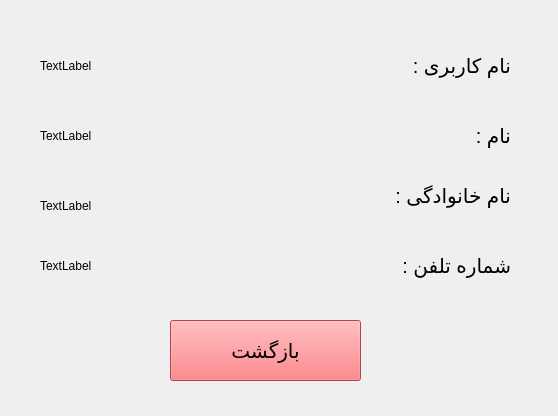
<?xml version="1.0" encoding="UTF-8"?>
<ui version="4.0">
 <class>UserInformationPage</class>
 <widget class="QWidget" name="UserInformationPage">
  <property name="geometry">
   <rect>
    <x>0</x>
    <y>0</y>
    <width>558</width>
    <height>416</height>
   </rect>
  </property>
  <property name="windowTitle">
   <string>Form</string>
  </property>
  <widget class="QLabel" name="label">
   <property name="geometry">
    <rect>
     <x>460</x>
     <y>110</y>
     <width>51</width>
     <height>51</height>
    </rect>
   </property>
   <property name="font">
    <font>
     <pointsize>15</pointsize>
    </font>
   </property>
   <property name="text">
    <string>نام :</string>
   </property>
  </widget>
  <widget class="QLabel" name="label_2">
   <property name="geometry">
    <rect>
     <x>360</x>
     <y>170</y>
     <width>151</width>
     <height>51</height>
    </rect>
   </property>
   <property name="font">
    <font>
     <pointsize>15</pointsize>
    </font>
   </property>
   <property name="text">
    <string>نام خانوادگی :</string>
   </property>
  </widget>
  <widget class="QLabel" name="label_3">
   <property name="geometry">
    <rect>
     <x>40</x>
     <y>110</y>
     <width>301</width>
     <height>51</height>
    </rect>
   </property>
   <property name="text">
    <string>TextLabel</string>
   </property>
  </widget>
  <widget class="QLabel" name="label_4">
   <property name="geometry">
    <rect>
     <x>40</x>
     <y>180</y>
     <width>301</width>
     <height>51</height>
    </rect>
   </property>
   <property name="text">
    <string>TextLabel</string>
   </property>
  </widget>
  <widget class="QLabel" name="label_5">
   <property name="geometry">
    <rect>
     <x>370</x>
     <y>40</y>
     <width>141</width>
     <height>51</height>
    </rect>
   </property>
   <property name="font">
    <font>
     <pointsize>15</pointsize>
    </font>
   </property>
   <property name="text">
    <string>نام کاربری :</string>
   </property>
  </widget>
  <widget class="QLabel" name="label_6">
   <property name="geometry">
    <rect>
     <x>40</x>
     <y>40</y>
     <width>301</width>
     <height>51</height>
    </rect>
   </property>
   <property name="text">
    <string>TextLabel</string>
   </property>
  </widget>
  <widget class="QLabel" name="label_7">
   <property name="geometry">
    <rect>
     <x>380</x>
     <y>240</y>
     <width>131</width>
     <height>51</height>
    </rect>
   </property>
   <property name="font">
    <font>
     <pointsize>15</pointsize>
    </font>
   </property>
   <property name="text">
    <string>شماره تلفن :</string>
   </property>
  </widget>
  <widget class="QLabel" name="label_8">
   <property name="geometry">
    <rect>
     <x>40</x>
     <y>240</y>
     <width>301</width>
     <height>51</height>
    </rect>
   </property>
   <property name="text">
    <string>TextLabel</string>
   </property>
  </widget>
  <widget class="QPushButton" name="pushButton">
   <property name="geometry">
    <rect>
     <x>170</x>
     <y>320</y>
     <width>191</width>
     <height>61</height>
    </rect>
   </property>
   <property name="font">
    <font>
     <pointsize>15</pointsize>
    </font>
   </property>
   <property name="styleSheet">
    <string notr="true">color: rgb(0, 0, 0);
background-color: rgb(255, 92, 95);</string>
   </property>
   <property name="text">
    <string>بازگشت</string>
   </property>
  </widget>
 </widget>
 <resources/>
 <connections/>
</ui>
